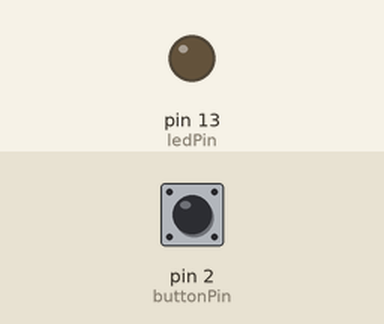
Simulated run of this sketch. Board: Arduino Uno, built with avr-gcc and run on an emulated ATmega328P. Parts: output pins drawn as LEDs (lit = HIGH). The inputs (shaded band) are chosen by the test bench; at power-on: pin 2 (buttonPin) HIGH.

Above: at 1.2 s.
1.3 s: pin 2 (buttonPin) pulled LOW for 0.15 s
At 2.2 s:
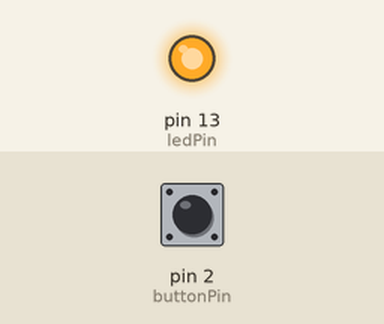
2.9 s: pin 2 (buttonPin) pulled LOW for 1 s
At 3.4 s:
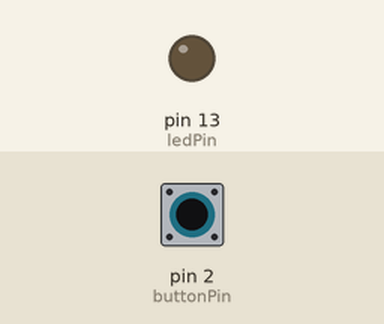
5.4 s: pin 2 (buttonPin) pulled LOW for 3.2 s
At 6.5 s:
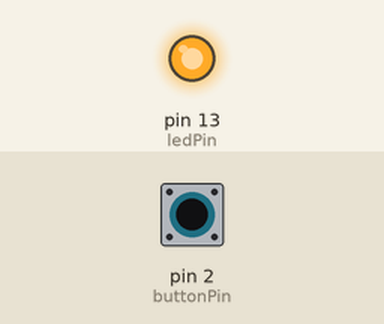
Timing chart, 0 to 8.4 s (numbered marks = the images above; inputs shaded):
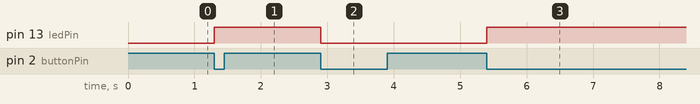

The sketch:

eX1.ino
```cpp
  const int buttonPin =2;
  const int ledPin = 13;

  volatile bool ledState = false;

 void toggleLED(){
    ledState =!ledState;
    digitalWrite (ledPin, ledState);
  }
  void setup() {
pinMode(13,OUTPUT);
pinMode(2,INPUT_PULLUP);
attachInterrupt(digitalPinToInterrupt(buttonPin),toggleLED,FALLING);
 }

void loop() {
  // update the physial LED state

}
```

Measured:
- after the input at 1.3 s, pin 13 (ledPin): LOW → HIGH at once
- after the input at 2.9 s, pin 13 (ledPin): HIGH → LOW at once
- after the input at 5.4 s, pin 13 (ledPin): LOW → HIGH at once
